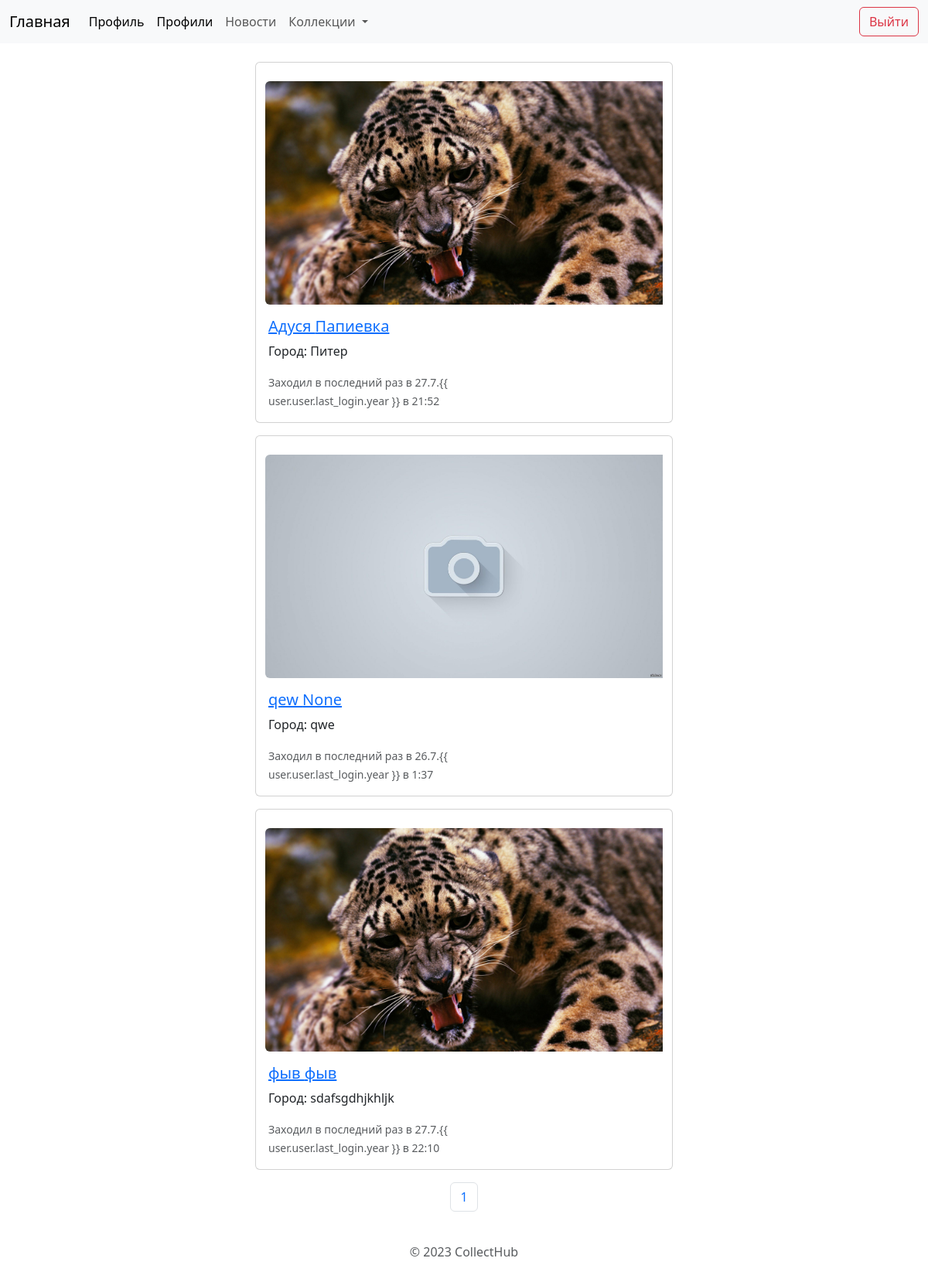
Screenshot of /profile/users (signed in) with the database file from the repository.
### profileuser/models.py (models this page shows)
class UserInfo(models.Model):
    user = models.ForeignKey(to=User, on_delete=models.CASCADE)
    first_name = models.CharField(max_length=100, null=True)
    last_name = models.CharField(max_length=100, null=True)
    user_avatar = models.ImageField(upload_to=user_directory_path, null=True)
    phonenumber = models.CharField(max_length=15, null=True)
    town = models.CharField(max_length=50, null=True)

### profileuser/views.py (the view)
# urls.py: path('users', views.view_users, name='users')
@login_required
def view_users(request: HttpRequest):
    page = request.GET.get('page', 1)
    users_info = UserInfo.objects.all()
    paginator = Paginator(users_info, 3)
    page_objs = paginator.get_page(page)
    page_objs.next_page_number
    return render(request, 'profileuser/users.html', {'page_objs': page_objs, 'page': page})

### templates/profileuser/users.html (shortened to what this page needs)
{% extends 'base.html' %}
{% block content%}
{% load static %}
<br>
{% for user in page_objs %}
<div class="card mb-3 mx-auto" style="max-width: 540px;">
    <div class="row g-0">
        <div class="col-md-auto">
            <br>
            <div class="container md-10">
                {% if user.user_avatar %}
                <img src="{{ user.user_avatar.url }}" class="img-fluid rounded-start image-radius" alt="...">
                {% else %}
                <img src="{% static 'profileuser\img\no_photo.jpg' %}" class="img-fluid rounded-start image-radius"
                    alt="...">
                {% endif %}
            </div>
        </div>
        <div class="col-md-8">
            <div class="card-body">
                <a href="{% url 'profileuser' user.user.id %}">
                    <h5 class="card-title">{{ user.first_name }} {{ user.last_name }}</h5>
                </a>
                <p class="card-text">Город: {{ user.town }}</p>
                <p class="card-text"><small class="text-muted">Заходил в последний раз в
                        {{ user.user.last_login.day }}.{{ user.user.last_login.month }}.{{ user.user.last_login.year
                        }}
                        в
                        {{ user.user.last_login.hour }}:{{ user.user.last_login.minute }}</small></p>
            </div>
        </div>
    </div>
</div>
{% endfor %}
<nav aria-label="Page navigation example">
    <ul class="pagination justify-content-center">
        <li class="page-item"><a class="page-link" href="?page={{ page_objs.number }}">{{ page_objs.number }}</a></li>
    </ul>
</nav>
{% endblock %}

### rows the page displays
UserInfo: user_avatar (picture), first_name "Адуся", last_name "Папиевка", town "Питер", user.last_login.day "27", user.last_login.month "7", user.last_login.hour "21", user.last_login.minute "52"
UserInfo: first_name "qew", last_name "None", town "qwe", user.last_login.day "26", user.last_login.month "7", user.last_login.hour "1", user.last_login.minute "37"
UserInfo: user_avatar (picture), first_name "фыв", last_name "фыв", town "sdafsgdhjkhljk", user.last_login.day "27", user.last_login.month "7", user.last_login.hour "22", user.last_login.minute "10"

### other values shown
{{ page_objs.number }} "1"
